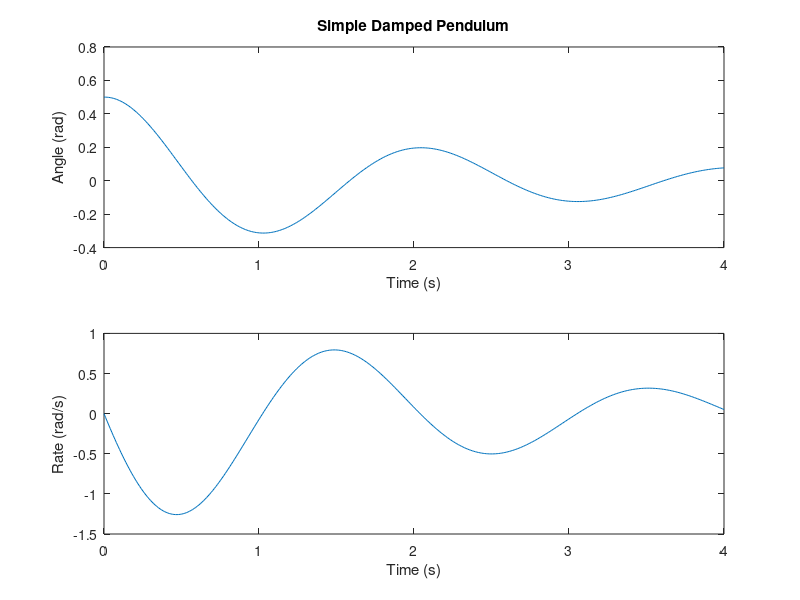

The MATLAB script that drew this image:
function pendulum()
% Matlab code for simulating a simple pendulum

P.g = 9.81;     %(m/s^2) gravity acceleration
P.l = 1.0;      %(m) length of pendulum   
P.c = 1.0;     %(1/s) viscous damping constant
P.m = 1.0;     %(kg) pendulum mass

th0 = 0.5;  %(rad) initial angle of pendulum, from -j axis
w0 = 0.0;   %(rad/s) initial angular rate of pendulum
z0 = [th0;w0];   %Initial state vector

tSpan = [0,4]; %(s) [start, end] times for simulation
dtMax = 0.01;  %(s) maximum allowable time step

nStep = ceil(diff(tSpan)/dtMax);  %Number of simulation steps
t = linspace(tSpan(1),tSpan(2),nStep);  %(s) time vector 
z = zeros(2,nStep); %  Initialize the state matrix
z(:,1) = z0;

%Run the simulation, using Euler integration
for i=2:nStep
    dt = t(i)-t(i-1);
    zNow = z(:,i-1);
    z(:,i) = zNow + dt*dynamics(zNow,P);
end

%Generate a plot of the result:
figure(1); clf;
subplot(2,1,1); plot(t,z(1,:));
xlabel('Time (s)'); ylabel('Angle (rad)'); 
title('Simple Damped Pendulum');
subplot(2,1,2); plot(t,z(2,:));
xlabel('Time (s)'); ylabel('Rate (rad/s)'); 

end

function dz = dynamics(z,P)
% Compute the dynamics of a simple damped pendulum:

th = z(1,:); w = z(2,:); %Unpack the state vector

%Dynamics:
dth = w;  
dw = -(P.g/P.l)*sin(th) - (P.c/(P.m*P.l*P.l))*w;

dz = [dth; dw];  %Pack up state derivative
end